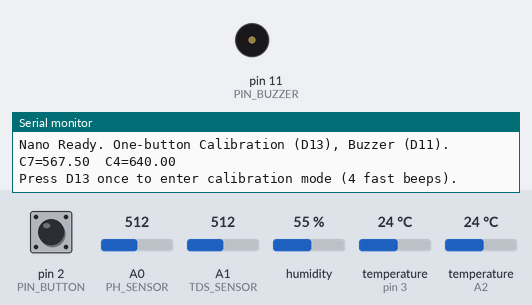
Simulated run of this sketch. Board: Arduino Uno, built with avr-gcc and run on an emulated ATmega328P. On the bench: buzzer (waves = sounding, pin HIGH), the last lines printed to the serial monitor. The test bench sets the inputs (shaded band); at power-on: pin 2 (PIN_BUTTON) HIGH, A0 (PH_SENSOR) = 512, A1 (TDS_SENSOR) = 512, humidity 55 %, temperature (sensors on pin 3, A2) 24 °C. The local clock reads 2024-03-15 10:24:30 at power-on unless the sketch sets it; EEPROM starts erased.

Above: at 1.3 s.
1.4 s: pin 2 (PIN_BUTTON) pulled LOW for 1 s
At 2.86 s:
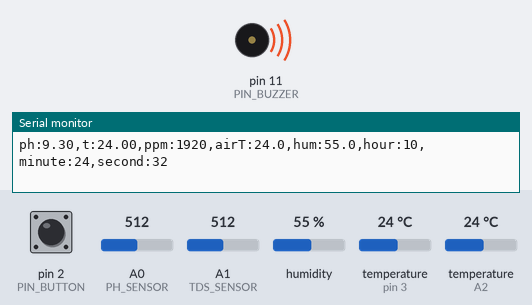
13.1 s: pin 2 (PIN_BUTTON) pulled LOW for 1 s
At 15.5 s:
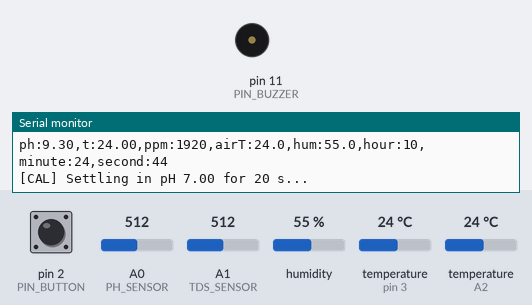
Timing chart, 0 to 17.0 s (numbered marks = the images above; inputs shaded):
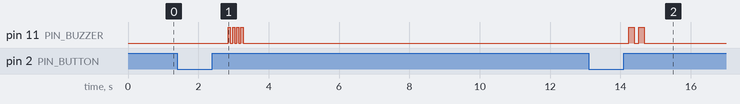

The sketch:

SHVF_arduino_FIXED_v3.ino
```cpp
#include <DHT.h>
#include <RtcDS1302.h>
#include <OneWire.h>
#include <DallasTemperature.h>
#include <EEPROM.h>

// === Pins ===
#define DHTPIN 3
#define DHTTYPE DHT11
#define PH_SENSOR A0
#define TDS_SENSOR A1
#define DS18B20_PIN A2        // DS18B20 data line on A2 (digital-capable)

// Calibration I/O
#define PIN_BUTTON 2         // Button -> GND (INPUT_PULLUP)
#define PIN_BUZZER 11         // Buzzer -> GND (active HIGH)

// === RTC wiring (DS1302) ===
ThreeWire myWire(5, 4, 6);    // DS1302: DAT, CLK, RST
RtcDS1302<ThreeWire> Rtc(myWire);

DHT dht(DHTPIN, DHTTYPE);
OneWire oneWire(DS18B20_PIN);
DallasTemperature ds18b20(&oneWire);

// === DS18B20 smoothing & trim ===
float waterEMA = NAN;
const float EMA_ALPHA = 0.30;   // 0.2..0.4 typical
float tempOffsetC = 0.00;       // set after comparing vs reference thermometer

// === EEPROM layout & defaults ===
const int EE_MAGIC_ADDR = 0;    // 4 bytes
const int EE_C7_ADDR    = 4;    // 4 bytes float
const int EE_C4_ADDR    = 8;    // 4 bytes float
const uint32_t EE_MAGIC = 0x50484341; // 'PHCA' marker

// Your previous defaults (used if EEPROM not set yet)
const float C7_DEFAULT = 567.50;     // ADC at pH ~6.86/7.00 buffer
const float C4_DEFAULT = 640.00;     // ADC at pH ~4.01 buffer

// Runtime calibration points (persisted in EEPROM)
float C7 = NAN;   // raw ADC at pH 7.00
float C4 = NAN;   // raw ADC at pH 4.01

// === TDS/EC options ===
const float TDS_FACTOR = 0.7;   // 0.5 (NaCl) or 0.7 (442) — match your handheld
const float EC_TCOMP   = 0.02;  // temperature coefficient vs 25C

// ====== timing (non-blocking) ======
unsigned long nowMs;
unsigned long lastSenseMs = 0;
const unsigned long SENSE_PERIOD_MS = 1000;  // do sensor/print once per second

// ====== calibration timing (adjust these to control capture length) ======
const unsigned long CAL_SETTLE_MS = 20000;   // wait in buffer before averaging (20 s). Set 0 to skip.
const int CAL_SAMPLES = 600;                 // 600×5 ms = ~3.0 s averaging window
const int CAL_DELAY_MS = 5;                  // per-sample delay during calibration averaging


// --- helpers ---
float readStableAnalog(int pin, int samples = 60) {
  float sum = 0;
  for (int i = 0; i < samples; i++) {
    sum += analogRead(pin);
    delay(2); // small to keep UI responsive; used for runtime sampling
  }
  return sum / samples;
}

float readWaterTempC_DS18B20() {
  for (int attempt = 0; attempt < 3; attempt++) {
    ds18b20.requestTemperatures();
    float t = ds18b20.getTempCByIndex(0);
    if (t != DEVICE_DISCONNECTED_C && t > -55 && t < 125) {
      t += tempOffsetC;
      if (isnan(waterEMA)) waterEMA = t;
      else waterEMA = EMA_ALPHA * t + (1.0 - EMA_ALPHA) * waterEMA;
      return waterEMA;
    }
    delay(10);
  }
  return waterEMA; // may be NAN on first run if sensor missing
}

// Convert raw TDS sensor voltage to EC (µS/cm), with temp compensation, then to PPM.
float readTDSppm(float waterTempC) {
  float tdsRaw = readStableAnalog(TDS_SENSOR, 20);
  float v = tdsRaw * (5.0f / 1023.0f);  // 10-bit ADC @5V
  float compCoeff = 1.0f + EC_TCOMP * (waterTempC - 25.0f);
  float vComp = v / compCoeff;
  float ec_uS = (133.42f * vComp * vComp * vComp
               - 255.86f * vComp * vComp
               + 857.39f * vComp);
  if (ec_uS < 0) ec_uS = 0;
  float ppm = ec_uS * TDS_FACTOR;
  return ppm;
}

// ====== EEPROM helpers ======
void eepromWriteFloat(int addr, float v){ EEPROM.put(addr, v); }
float eepromReadFloat(int addr){ float v; EEPROM.get(addr, v); return v; }

void loadCalibrationFromEEPROM(){
  uint32_t magic = 0;
  EEPROM.get(EE_MAGIC_ADDR, magic);
  if (magic == EE_MAGIC) {
    C7 = eepromReadFloat(EE_C7_ADDR);
    C4 = eepromReadFloat(EE_C4_ADDR);
    if (isnan(C7) || C7 < 0 || C7 > 1023) C7 = C7_DEFAULT;
    if (isnan(C4) || C4 < 0 || C4 > 1023) C4 = C4_DEFAULT;
  } else {
    EEPROM.put(EE_MAGIC_ADDR, EE_MAGIC);
    C7 = C7_DEFAULT;
    C4 = C4_DEFAULT;
    eepromWriteFloat(EE_C7_ADDR, C7);
    eepromWriteFloat(EE_C4_ADDR, C4);
  }
}

void saveC7(float v){ C7 = v; eepromWriteFloat(EE_C7_ADDR, C7); }
void saveC4(float v){ C4 = v; eepromWriteFloat(EE_C4_ADDR, C4); }

// ====== Buzzer helpers (blocking but short) ======
void beepOnce(int onMs, int offMs){
  digitalWrite(PIN_BUZZER, HIGH);
  delay(onMs);
  digitalWrite(PIN_BUZZER, LOW);
  delay(offMs);
}
void beepFast4(){ for(int i=0;i<4;i++) beepOnce(60,60); }
void beepNormal2(){ for(int i=0;i<2;i++) beepOnce(160,120); }
void beepNormal3(){ for(int i=0;i<3;i++) beepOnce(160,120); }

// ====== Button (D13 to GND) with debounce ======
bool btnLast = true; // INPUT_PULLUP idle HIGH
unsigned long btnLastChange = 0;
const unsigned long DEBOUNCE_MS = 30;
unsigned long pressStart = 0;
bool pressed = false;

bool buttonPressed(){
  bool now = digitalRead(PIN_BUTTON); // HIGH idle, LOW pressed
  unsigned long t = nowMs;
  if (now != btnLast && (t - btnLastChange) > DEBOUNCE_MS) {
    btnLast = now;
    btnLastChange = t;
    if (!now) { // pressed
      pressStart = t;
      pressed = true;
    } else {    // released
      if (pressed) {
        pressed = false;
        return true;
      }
    }
  }
  return false;
}

// ====== Calibration state machine ======
enum CalState {
  CAL_IDLE,
  CAL_WAIT_P7_PRESS,
  CAL_DOING_P7,
  CAL_WAIT_P4_PRESS,
  CAL_DOING_P4
};
CalState calState = CAL_IDLE;

// ---- CAL helpers: settle then long average (blocking during CAL only) ----
void waitSettle(unsigned long ms){
  if (ms == 0) return;
  unsigned long t0 = millis();
  while (millis() - t0 < ms) { delay(50); }
}

float calLongAverageADC(int pin){
  float sum = 0;
  for (int i = 0; i < CAL_SAMPLES; i++) {
    sum += analogRead(pin);
    delay(CAL_DELAY_MS);
  }
  return sum / (float)CAL_SAMPLES;
}

// (kept) quick average for fast tasks
float quickAverageADC(int pin) {
  float sum = 0;
  for (int i=0;i<40;i++){ sum += analogRead(pin); delay(2); }
  return sum/40.0f;
}

// ====== Setup / Loop ======
void setup() {
  pinMode(PIN_BUTTON, INPUT_PULLUP);
  pinMode(PIN_BUZZER, OUTPUT);
  digitalWrite(PIN_BUZZER, LOW);

  pinMode(PH_SENSOR, INPUT);
  pinMode(TDS_SENSOR, INPUT);

  Serial.begin(9600);
  dht.begin();
  Rtc.Begin();

  ds18b20.begin();
  ds18b20.setResolution(12);
  ds18b20.setWaitForConversion(true);

  loadCalibrationFromEEPROM();

  Serial.println(F("Nano Ready. One-button Calibration (D13), Buzzer (D11)."));
  Serial.print(F("C7=")); Serial.print(C7, 2);
  Serial.print(F("  C4=")); Serial.println(C4, 2);
  Serial.println(F("Press D13 once to enter calibration mode (4 fast beeps)."));
}

void loop() {
  nowMs = millis();

  // ====== 1) Handle button FIRST for instant response ======
  if (calState == CAL_IDLE) {
    if (buttonPressed()) {
      beepFast4(); // instant feedback on entry
      Serial.println(F("[CAL] Entered calibration mode."));
      Serial.println(F("[CAL] Rinse, dip probe into pH 7.00 buffer, then press button to start capture."));
      calState = CAL_WAIT_P7_PRESS;
    }
  }
  else if (calState == CAL_WAIT_P7_PRESS) {
    if (buttonPressed()) {
      beepNormal2(); // immediate confirm
      Serial.print(F("[CAL] Settling in pH 7.00 for "));
      Serial.print(CAL_SETTLE_MS/1000); Serial.println(F(" s..."));
      calState = CAL_DOING_P7;
    }
  }
  else if (calState == CAL_DOING_P7) {
    // Settle + longer average for reliable capture
    waitSettle(CAL_SETTLE_MS);
    Serial.print(F("[CAL] Averaging for ~"));
    Serial.print((CAL_SAMPLES*CAL_DELAY_MS)/1000.0f,1); Serial.println(F(" s..."));
    float phADC = calLongAverageADC(PH_SENSOR);
    saveC7(phADC);
    Serial.print(F("[CAL] Saved C7 = ")); Serial.println(C7, 2);
    beepNormal3(); // done
    Serial.println(F("[CAL] Now rinse, dip probe into pH 4.01 buffer, then press to start."));
    calState = CAL_WAIT_P4_PRESS;
  }
  else if (calState == CAL_WAIT_P4_PRESS) {
    if (buttonPressed()) {
      beepNormal2();
      Serial.print(F("[CAL] Settling in pH 4.01 for "));
      Serial.print(CAL_SETTLE_MS/1000); Serial.println(F(" s..."));
      calState = CAL_DOING_P4;
    }
  }
  else if (calState == CAL_DOING_P4) {
    waitSettle(CAL_SETTLE_MS);
    Serial.print(F("[CAL] Averaging for ~"));
    Serial.print((CAL_SAMPLES*CAL_DELAY_MS)/1000.0f,1); Serial.println(F(" s..."));
    float phADC = calLongAverageADC(PH_SENSOR);
    saveC4(phADC);
    Serial.print(F("[CAL] Saved C4 = ")); Serial.println(C4, 2);
    beepNormal3();
    Serial.println(F("[CAL] Calibration complete. Exiting calibration mode."));
    calState = CAL_IDLE;
  }

  // ====== 2) Do sensor work on a timed schedule (non-blocking main loop) ======
  if (nowMs - lastSenseMs >= SENSE_PERIOD_MS) {
    lastSenseMs = nowMs;

    // Compute linear pH mapping from current C7/C4
    float m_ph = (7.00f - 4.00f) / (C7 - C4 + 1e-6f);
    float b_ph = 7.00f - m_ph * C7;

    // Water temperature
    float waterTempC = readWaterTempC_DS18B20(); // °C (could be NAN if missing)

    // pH reading (lighter average to keep it snappy at runtime)
    float phADC_now = readStableAnalog(PH_SENSOR, 15);
    //Serial.print( phADC_now);
    float phValue = m_ph * phADC_now + b_ph;

    // TDS (with temp comp; default 25C if temp missing)
    float tC = isnan(waterTempC) ? 25.0f : waterTempC;
    float tdsPPM = readTDSppm(tC);

    // Air temp & humidity (placeholders kept; switch to DHT if desired)
    float airTemp = dht.readTemperature();
    float humidity = dht.readHumidity();
    // float airTemp = phADC_now;                       // placeholder
    // float humidity = readStableAnalog(TDS_SENSOR,10);// lighter sampling

    // Time
    RtcDateTime now = Rtc.GetDateTime();

    // Output
    Serial.print("ph:");
    Serial.print(phValue, 2);

    Serial.print(",t:");
    if (isnan(waterTempC)) Serial.print("nan");
    else Serial.print(waterTempC, 2);

    Serial.print(",ppm:");
    Serial.print(tdsPPM, 0);

    Serial.print(",airT:");
    Serial.print(airTemp, 1);

    Serial.print(",hum:");
    Serial.print(humidity, 1);

    Serial.print(",hour:");
    Serial.print(now.Hour());

    Serial.print(",minute:");
    Serial.print(now.Minute());

    Serial.print(",second:");
    Serial.println(now.Second());
  }

  // ====== 3) Tiny idle — keeps loop cycling fast for button responsiveness ======
  delay(1);  // ~1ms to avoid a hot spin; still very responsive
}
```

Measured:
- after the input at 1.4 s, pin 11 (PIN_BUZZER): alternates HIGH for 0.06 s and LOW for 0.06 s, 8 changes in all, then stays LOW, starting after 1.5 s
- after the input at 13.1 s, pin 11 (PIN_BUZZER): alternates HIGH for 0.16 s and LOW for 0.12 s, 4 changes in all, then stays LOW, starting after 1.1 s
